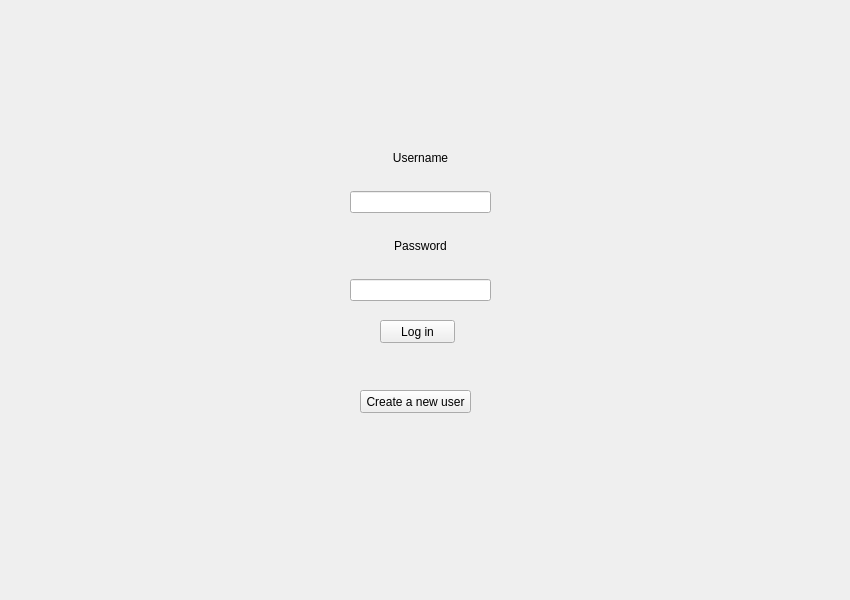
<?xml version="1.0" encoding="UTF-8"?>
<ui version="4.0">
 <class>Form</class>
 <widget class="QWidget" name="Form">
  <property name="geometry">
   <rect>
    <x>0</x>
    <y>0</y>
    <width>850</width>
    <height>600</height>
   </rect>
  </property>
  <property name="sizePolicy">
   <sizepolicy hsizetype="Fixed" vsizetype="Fixed">
    <horstretch>0</horstretch>
    <verstretch>0</verstretch>
   </sizepolicy>
  </property>
  <property name="minimumSize">
   <size>
    <width>800</width>
    <height>480</height>
   </size>
  </property>
  <property name="windowTitle">
   <string>Calorie Calculator</string>
  </property>
  <widget class="QWidget" name="verticalLayoutWidget">
   <property name="geometry">
    <rect>
     <x>350</x>
     <y>130</y>
     <width>141</width>
     <height>171</height>
    </rect>
   </property>
   <layout class="QVBoxLayout" name="layout">
    <property name="leftMargin">
     <number>0</number>
    </property>
    <property name="topMargin">
     <number>0</number>
    </property>
    <item>
     <widget class="QLabel" name="labelUsername">
      <property name="text">
       <string>Username</string>
      </property>
      <property name="alignment">
       <set>Qt::AlignCenter</set>
      </property>
     </widget>
    </item>
    <item>
     <widget class="QLineEdit" name="leUsername"/>
    </item>
    <item>
     <widget class="QLabel" name="labelPass">
      <property name="text">
       <string>Password</string>
      </property>
      <property name="alignment">
       <set>Qt::AlignCenter</set>
      </property>
     </widget>
    </item>
    <item>
     <widget class="QLineEdit" name="lePass">
      <property name="echoMode">
       <enum>QLineEdit::Password</enum>
      </property>
     </widget>
    </item>
   </layout>
  </widget>
  <widget class="QPushButton" name="buttonNewUser">
   <property name="geometry">
    <rect>
     <x>360</x>
     <y>390</y>
     <width>111</width>
     <height>23</height>
    </rect>
   </property>
   <property name="text">
    <string>Create a new user</string>
   </property>
  </widget>
  <widget class="QPushButton" name="buttonLogin">
   <property name="geometry">
    <rect>
     <x>380</x>
     <y>320</y>
     <width>75</width>
     <height>23</height>
    </rect>
   </property>
   <property name="text">
    <string>Log in</string>
   </property>
  </widget>
  <widget class="QLabel" name="labelMessage">
   <property name="geometry">
    <rect>
     <x>320</x>
     <y>90</y>
     <width>201</width>
     <height>31</height>
    </rect>
   </property>
   <property name="sizePolicy">
    <sizepolicy hsizetype="Preferred" vsizetype="Preferred">
     <horstretch>16</horstretch>
     <verstretch>0</verstretch>
    </sizepolicy>
   </property>
   <property name="palette">
    <palette>
     <active>
      <colorrole role="WindowText">
       <brush brushstyle="SolidPattern">
        <color alpha="255">
         <red>255</red>
         <green>0</green>
         <blue>0</blue>
        </color>
       </brush>
      </colorrole>
      <colorrole role="Text">
       <brush brushstyle="SolidPattern">
        <color alpha="255">
         <red>255</red>
         <green>0</green>
         <blue>0</blue>
        </color>
       </brush>
      </colorrole>
      <colorrole role="PlaceholderText">
       <brush brushstyle="SolidPattern">
        <color alpha="128">
         <red>255</red>
         <green>0</green>
         <blue>0</blue>
        </color>
       </brush>
      </colorrole>
     </active>
     <inactive>
      <colorrole role="WindowText">
       <brush brushstyle="SolidPattern">
        <color alpha="255">
         <red>255</red>
         <green>0</green>
         <blue>0</blue>
        </color>
       </brush>
      </colorrole>
      <colorrole role="Text">
       <brush brushstyle="SolidPattern">
        <color alpha="255">
         <red>255</red>
         <green>0</green>
         <blue>0</blue>
        </color>
       </brush>
      </colorrole>
      <colorrole role="PlaceholderText">
       <brush brushstyle="SolidPattern">
        <color alpha="128">
         <red>255</red>
         <green>0</green>
         <blue>0</blue>
        </color>
       </brush>
      </colorrole>
     </inactive>
     <disabled>
      <colorrole role="WindowText">
       <brush brushstyle="SolidPattern">
        <color alpha="255">
         <red>120</red>
         <green>120</green>
         <blue>120</blue>
        </color>
       </brush>
      </colorrole>
      <colorrole role="Text">
       <brush brushstyle="SolidPattern">
        <color alpha="255">
         <red>120</red>
         <green>120</green>
         <blue>120</blue>
        </color>
       </brush>
      </colorrole>
      <colorrole role="PlaceholderText">
       <brush brushstyle="SolidPattern">
        <color alpha="128">
         <red>0</red>
         <green>0</green>
         <blue>0</blue>
        </color>
       </brush>
      </colorrole>
     </disabled>
    </palette>
   </property>
   <property name="text">
    <string/>
   </property>
   <property name="scaledContents">
    <bool>true</bool>
   </property>
   <property name="alignment">
    <set>Qt::AlignCenter</set>
   </property>
  </widget>
 </widget>
 <resources/>
 <connections/>
</ui>
